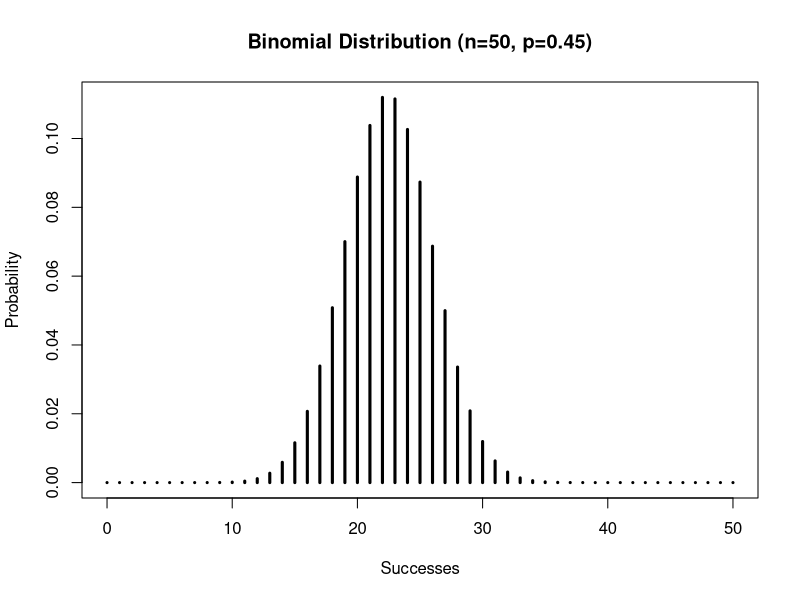

Write R code to recreate this figure.
# statistics




# business depends on its future estimates.
# Forecasting is not prediction projections like Regression, TS, extrapolation, index numbers
# forecasting is foretelling the course of business activity based on the analysis of past and present data.
# Forecasts based on stat analysis  more reliable basis Historical analysis and current economic conditions
# business forecasting: (1) Naïve Method (2) Barometric Methods (3) Analytical Methods


# Naïve methods : time series data of own company and forecasts on the basis of projections, not reliable.
# Barometric methods : Specific historical analogy as “history repeat itself” with adjustments
# Lead Lag relationship (aka sequence theory) changes in business in succession, not simultaneously.eg fe x-change with  change in wholesale prices 
# Diffusion Index  different factors, affecting business, do not attain their peaks simultaneously.
# Action-Reaction theory : always a recession after prosperity and prosperity after recession.
# The analytical methods : 
# Random Forest Model in R

# The factor listing method : factors  likely to influence the business  identified. Each factor is studied closely and measure the impact of the factor upon aggregate business activity is favorable or not
# Cross-Cut analysis theory: opposite of the historical analogy theory. past cycles cannot guide future # Basis this theory current policies, demands, availability of inputs, etc. change with the lapse of time.

# Exponential Smoothing  for improving trends by moving the average method. greater weights to recent data.
# Econometric methods involve economics, statistics, and mathematics.  analyze econometric system eco theory
# Sample Size calculation formula
# Opinion Polling :  present attitudes of the people towards business can be real guide in near future.
#            from business experts, consumers and sales forces not expensive for short term forecasts.


# Characteristic of an Index number
# Index numbers as %, comparable  at any two timing or places, sort of weighted averages, indirect
# Laspeyre’s Price and Quantity Index Numbers,  base year method, upward bias.
# Paasche’s Price and Quantity Index Numbers,   given year method index. downward bias.
# Drobish-Bowley PI, Geometric Cross Formula, Arithmetically Crossed-Weight Formula, Kelly’s fixed weight Formula

# Naive Bayes Classification: Bayes’ Theorem and assumed predictor independence. simple huge data sets.

# Binomial Distribution : James Bernoulli' 1713. two parameters n and p.
# n ( finite) Bernoulli trials  “p” and “q” ,  probability of x success out of n Bernoulli trials 
# f(x)=(ncx)pxqn-x where x=0, 1 , 2, …..,n. 0<=p<=1 and p+q=1.    
# If n=1, -> Bernoulli distribution.
#  mean  np, variance npq, moment (q+pet)n, characteristic function of b (n, p) is (q+peit)n

#  dbinom(x, size, prob)
#  plot(x, y, type = ‘h’) to plot the probability mass function.
#  dbinom() function.
# eg  binomial distribution with size = 50 and prob = 0.45, success <- 0:50
# plot(success, dbinom(success, size=50, prob=.45),type='h')
success <- 0:50
plot(success, dbinom( success, size=50, prob=.45 ),
     type='h', 
     main='Binomial Distribution (n=50, p=0.45)',
     ylab='Probability',
     xlab ='Successes',
     lwd=3)




# Sample Size Calculation and Power Clinical Trials
# # significance ,  power,  basic rules and processes and sample size estimation examples.
# The outcome of a response variable is determined by the mean, variance, or proportion of individuals.
# The difference between test and control can be considered as clinically meaningful differences.
# The significance level is at 0.05 (95% confidence level)
# The power of the test is above 80% is acceptable
qnorm(0.85)
# Case1: Comparing two proportions
power<-85
p1<-0.55 # (Probability of success group 1)
p2<-0.42 # (Probability of success group 2)
dropout<-0.20
alpha<-0.05
p1p2<-p1-p2
if(alpha==0.05){ zalpha <- 1.96}
if(power==95){ zbeta <- qnorm(power)}
if(power==90){ zbeta <- qnorm(power)}
if(power==85){ zbeta <- qnorm(power) }
if(power==80){ zbeta <- qnorm(power)}
zbeta <- qnorm(85/100)
zbeta
n1<-(( zalpha + zbeta )^2*((p1*(1-p1))+(p2*(1-p2))))/(p1-p2)^2
n<-n1*2
Total<-n+n*dropout
??Total

######
# Case 2: Comparing two means
mean1<-8
mean2<-6
sd<-2
power<-85
alpha<-0.05
dropout<-0.20
if(alpha==0.05){zalpha<-1.96}
if(power==95){zbeta<-qnorm(power)}
if(power==90){zbeta<-qnorm(power)}
if(power==80){zbeta<-qnorm(power)}
zbeta<-qnorm(0.85)
n<-(((zalpha+zbeta)^2)*(2*(sd*sd)))/(mean1-mean2)^2
n<-n1*2
Total<-n+n*dropout
??Total     # 546.7774





